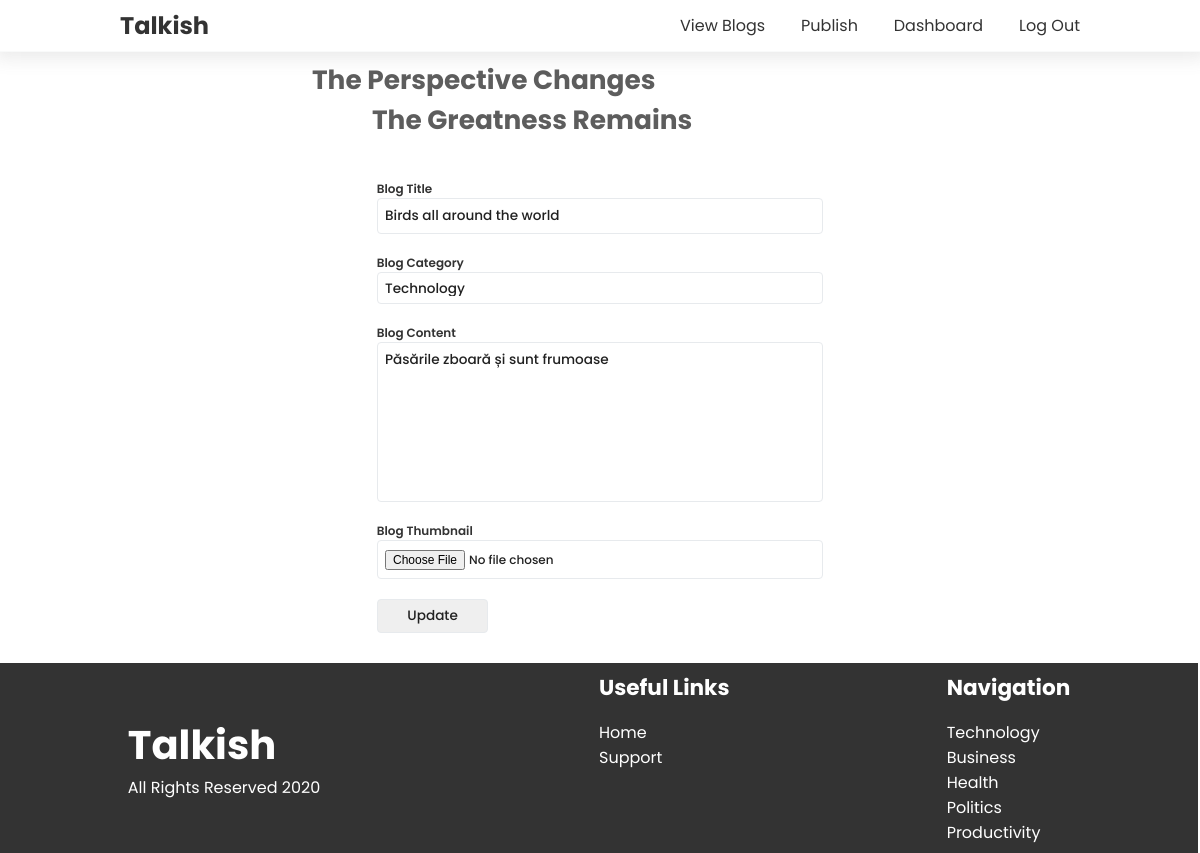
The page /user/update_blog.php?blog_id=28 (signed in) on the database its author committed.
### tables this page shows
CREATE TABLE `blogs` (
  `id` bigint(50) NOT NULL,
  `title` varchar(150) NOT NULL,
  `category` varchar(50) NOT NULL,
  `readingTime` int(3) NOT NULL,
  `views` int(10) NOT NULL DEFAULT 0,
  `content` text NOT NULL,
  `thumbnail` varchar(200) NOT NULL,
  `published_at` timestamp NOT NULL DEFAULT current_timestamp(),
  `author_id` bigint(50) NOT NULL
);

### user/update_blog.php (the view, shortened to what this page needs)
<?php
include_once("../layout/navbar.php");
$data = null;
if (isset($_GET['blog_id'])) {
  $blog_id = $_GET['blog_id'];
  $sql = "SELECT * FROM blogs WHERE id = '$blog_id'";
  if ($result = mysqli_query($conn, $sql)) {
    if (mysqli_num_rows($result)) {
      $data = mysqli_fetch_assoc($result);
    }
  }
}
?>
<?php if ($data) :  ?>
  <div class="form__container">
    <h2>
      The Perspective Changes
      <p>The Greatness Remains</p>
    </h2>
    <form method="post">
      <div class="wrapper">
        <label for="title">Blog Title</label>
        <input type="text" name="title" value="<?php echo $data['title']; ?>" />
      </div>
      <div class="wrapper">
        <label for='category'>Blog Category</label>
        <select name="category">
          <option value="Technology">Technology</option>
        </select>
      </div>
      <div class="wrapper">
        <label for="content">Blog Content</label>
        <textarea id="blog__content" name="content" value="<?php echo $data['content']; ?>"></textarea>
      </div>
      <div class="wrapper">
        <label for="file">Blog Thumbnail</label>
        <input type="file" name="file" id="file" />
      </div>
      <button name="update" type="submit">Update</button>
    </form>
  </div>
<?php else : ?>
  <script>
    window.location.href = "/not_found.php";
  </script>
<?php endif ?>
<?php include_once("../layout/footer.php"); ?>

### scss/index.css (style rules this page uses)
.form__container h2 { margin-left: 20%; margin-bottom: 5vh; color: #5d5d5d; font-size: 1.65rem; }
.form__container h2 p { margin-left: 5vw; }
.form__container form { width: 46.5%; margin: 0 auto; display: -webkit-box; display: -ms-flexbox; display: flex; -webkit-box-orient: vertical; -webkit-box-direction: normal; -ms-flex-direction: column; flex-direction: column; }
.form__container form .wrapper { display: -webkit-box; display: -ms-flexbox; display: flex; -webkit-box-orient: vertical; -webkit-box-direction: normal; -ms-flex-direction: column; flex-direction: column; }
.form__container form .wrapper label { font-size: 0.75rem; color: #333; font-weight: 600; }
.form__container form .wrapper textarea { height: 10rem; }
.form__container form input, .form__container form textarea, .form__container form button, .form__container form select, .form__container form option { border: 1px solid #e7eaed; -webkit-box-sizing: border-box; box-sizing: border-box; padding: 0.45rem; border-radius: 4px; margin-bottom: 2.5vh; color: #212121; font-weight: 500; outline: none; font-size: 0.85rem; }
.form__container form select { -webkit-appearance: none; background-color: #fff; }
.form__container form input[type="file"] { font-size: 0.75rem; padding: 0.55rem 0.45rem; }
.form__container form textarea { resize: none; min-height: 5rem; }
.form__container form button { padding: 0.35rem; width: 25%; cursor: pointer; -webkit-transition: 0.25s ease-in-out; transition: 0.25s ease-in-out; }
* { margin: 0; padding: 0; }
body { min-height: 100vh; position: relative; width: 80%; margin: 0 auto; font-family: "Poppins", sans-serif; -webkit-box-sizing: border-box; box-sizing: border-box; padding-top: 7.5vh; padding-bottom: 25vh; }
body form input, body form textarea, body form select, body form option, body form button { font-family: "Poppins", sans-serif; }

### rows shown on the page
blogs: title "Birds all around the world", content "Păsările zboară și sunt frumoase"
